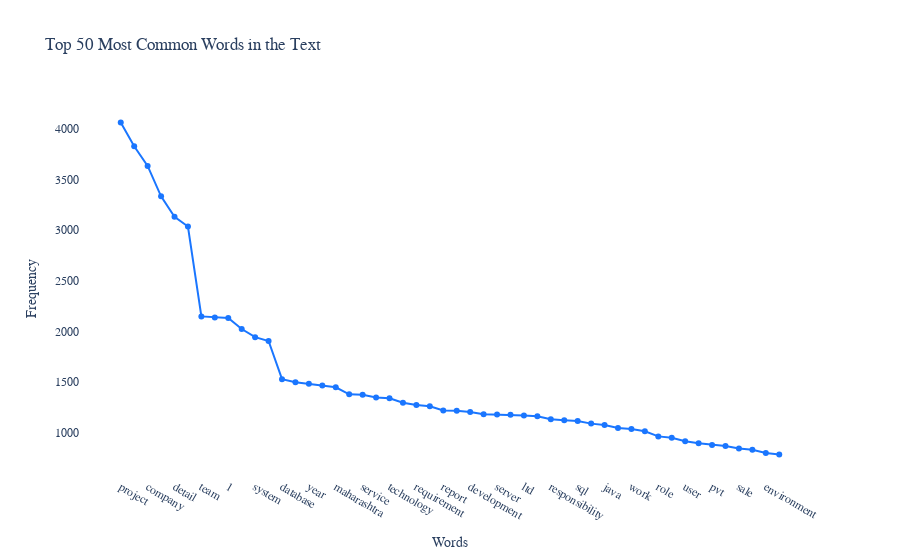

Here is the notebook cell this chart was saved with:
### Code cell
# Creating a line plot
fig = go.Figure(go.Scatter(
    x=words,
    y=frequencies,
    mode='lines+markers',  # Line plot with markers
    marker=dict(color='rgb(26, 118, 255)')
))

fig.update_layout(
    title='Top 50 Most Common Words in the Text',
    xaxis_title='Words',
    yaxis_title='Frequency',
    font=dict(family='Arial', size=12),
    plot_bgcolor='white'
)

# Show the interactive plot
fig.show()

### Figure 1 — Plotly figure (JSON) as saved in the notebook; plotly's stock layout.template omitted (floating-point values rounded to 4 significant figures)
{"data": [{"marker": {"color": "rgb(26, 118, 255)"}, "mode": "lines+markers", "type": "scatter", "x": ["project", "exprience", "company", "month", "detail", "description", "team", "data", "1", "management", "system", "skill", "database", "6", "year", "client", "maharashtra", "application", "service", "testing", "technology", "test", "requirement", "business", "report", "le", "development", "developer", "server", "customer", "ltd", "process", "responsibility", "using", "sql", "january", "java", "engineering", "work", "pune", "role", "c", "user", "operation", "pvt", "software", "sale", "activity", "environment", "design"], "y": [4063, 3829, 3635, 3335, 3132, 3037, 2149, 2138, 2134, 2024, 1944, 1906, 1529, 1499, 1483, 1466, 1449, 1379, 1375, 1349, 1340, 1297, 1274, 1261, 1219, 1217, 1204, 1182, 1179, 1178, 1171, 1162, 1133, 1124, 1116, 1090, 1076, 1047, 1036, 1014, 964, 951, 916, 895, 879, 869, 845, 832, 800, 786]}], "layout": {"font": {"family": "Arial", "size": 12}, "plot_bgcolor": "white", "title": {"text": "Top 50 Most Common Words in the Text"}, "xaxis": {"title": {"text": "Words"}}, "yaxis": {"title": {"text": "Frequency"}}}}
